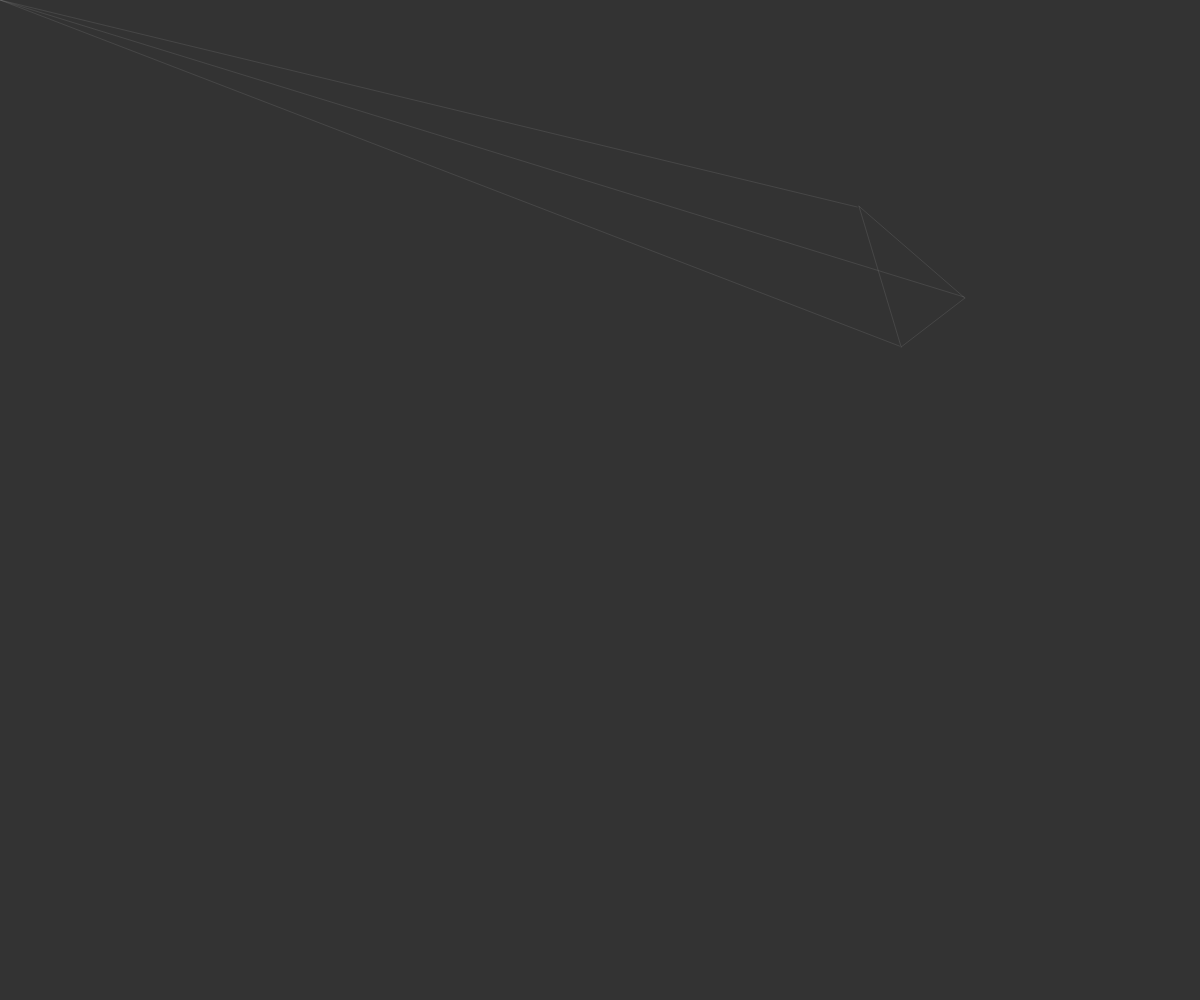
Frame 1 (no input)
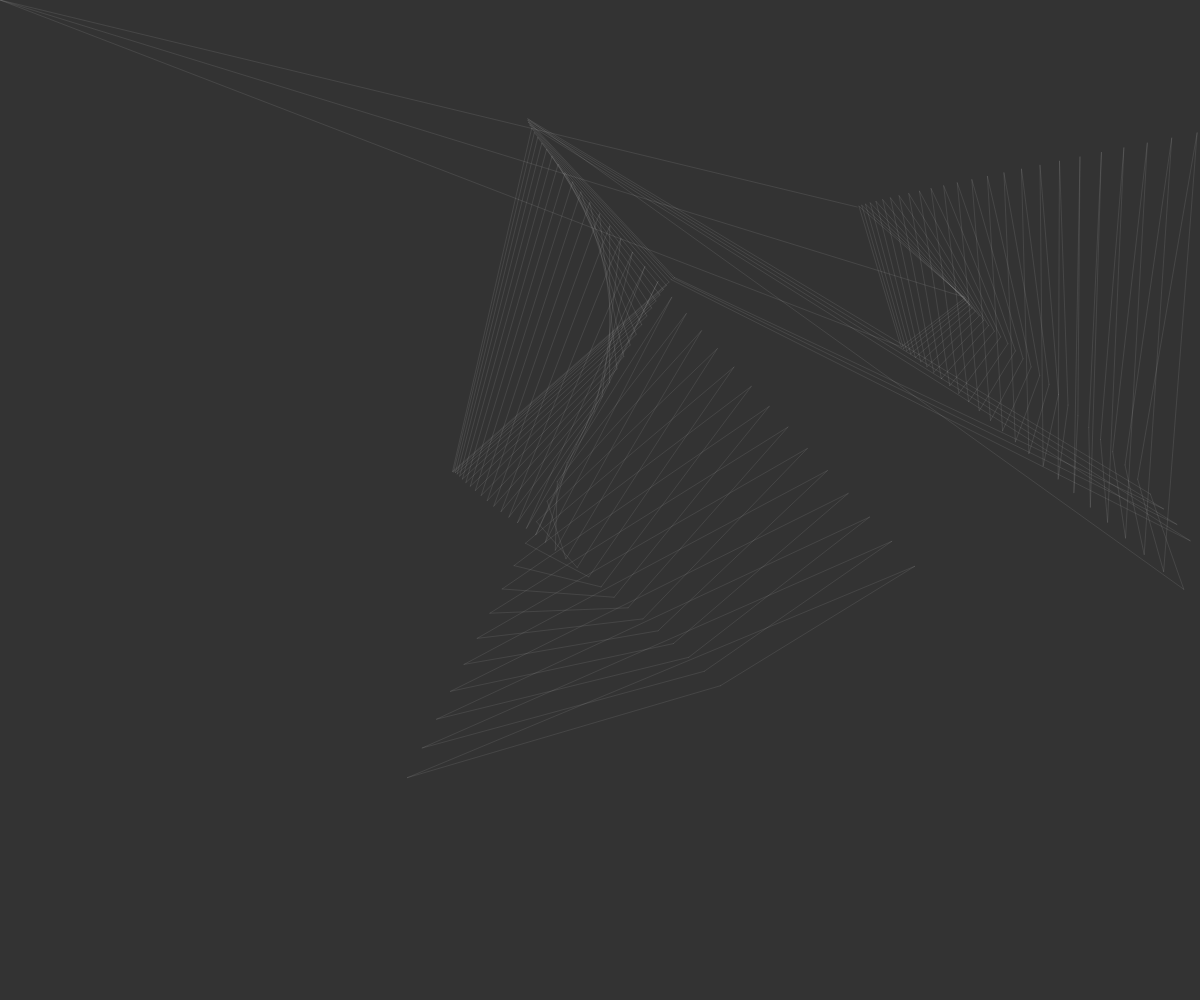
Frame 60 (no input)
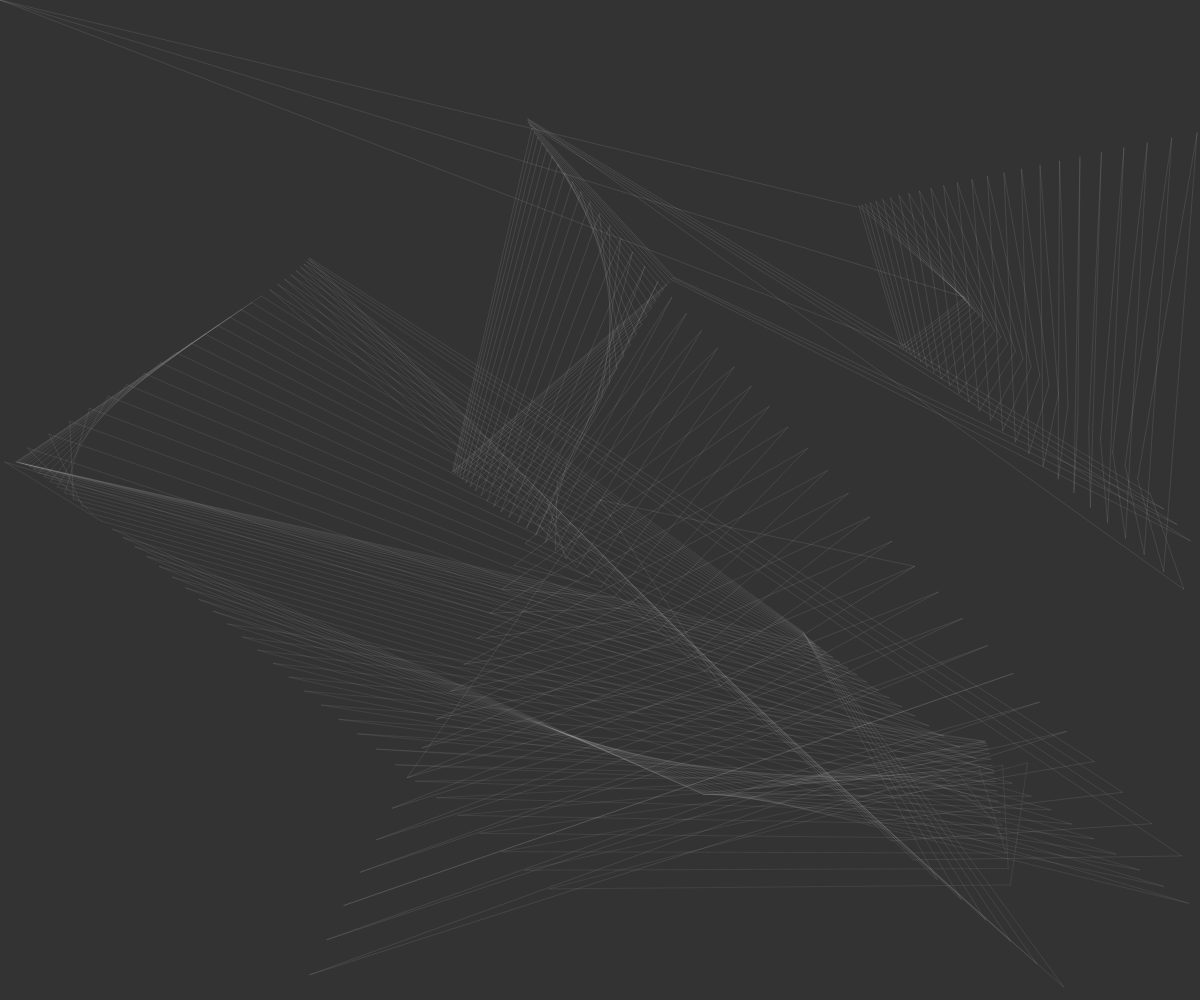
Frame 120 (the mouse pressed at the canvas centre since frame 60)

The p5.js sketch that drew these frames (run headless with seeded random() and noise() and a simulated clock; from frame 60 on, the mouse is pressed at the canvas centre):

// p5.js sketch
// ── sketch.js
let ball1;
let ball2;
let ball3;
function setup() {
	
	createCanvas(windowWidth, windowHeight);
	background(51);
	stroke(255);
	strokeWeight(0.1);
	ball1 = new Ball();
	ball2 = new Ball();
	ball3 = new Ball();
}

function mouseMoved(){
	
	// line(ball1.pos.x, ball1.pos.y,ball2.pos.x,ball2.pos.y)
	line(mouseX, mouseY,ball2.pos.x,ball2.pos.y)
	line(mouseX, mouseY,ball1.pos.x,ball1.pos.y)
	line(mouseX, mouseY,ball3.pos.x,ball3.pos.y)

}

function mousePressed() {
}



function windowResized() {
  resizeCanvas(windowWidth, windowHeight);
}
let soff = 0.01;
let tick = 0;
function draw() {
	tick += soff;
	stroke(map(cos(tick),-1, 1, 75, 255 ));
  if(frameCount % 1000 == 0 ){
	  //background(51)
	//ball1 = new Ball()
//ball2 = new Ball()
  //	ball3 = new Ball()
 }


  ball1.update();
  ball2.update();
  ball3.move();
  ball3.update();
  
  line(ball3.pos.x,ball3.pos.y,ball2.pos.x,ball2.pos.y)
  line(ball3.pos.x,ball3.pos.y,ball1.pos.x,ball1.pos.y)
  line(ball2.pos.x,ball2.pos.y,ball1.pos.x,ball1.pos.y)
//   console.log(frameRate)
  //ellipse(pos.x, pos.y, 10, 10)
}
let XOFF = 0.00005;

class Ball{
	constructor() {
		this.xoff = 0;
		this.init()
	}
	init(){
		this.pos = createVector(random(width),random(height));
		this.vel = p5.Vector.random2D();
		this.acc = p5.Vector.random2D();
		
	}

	update(){
		this.xoff += XOFF
	    // this.vel.x = noise(this.xoff);
	    // this.vel.y = noise(this.xoff + 1000);
		
		this.vel.add(this.acc);
		this.pos.add(this.vel);
		if(this.pos.x < 0 || this.pos.x > width){
			this.vel.x = -this.vel.x;
			this.init();
		}
		if(this.pos.y < 0 || this.pos.y > height){
			this.vel.y = -this.vel.y;
			this.init()
		}
	}

	move(){
		this.xoff += XOFF
	    // this.acc.x = noise(this.xoff) * 0.01;
		// this.acc.y = noise(this.xoff + 1000) * 0.01;
		this.acc.x = random();
	    this.acc.y = random();
	}


	show(){
		//ellipse(this.pos.x, this.pos.y, 10, 10)
	}
}
